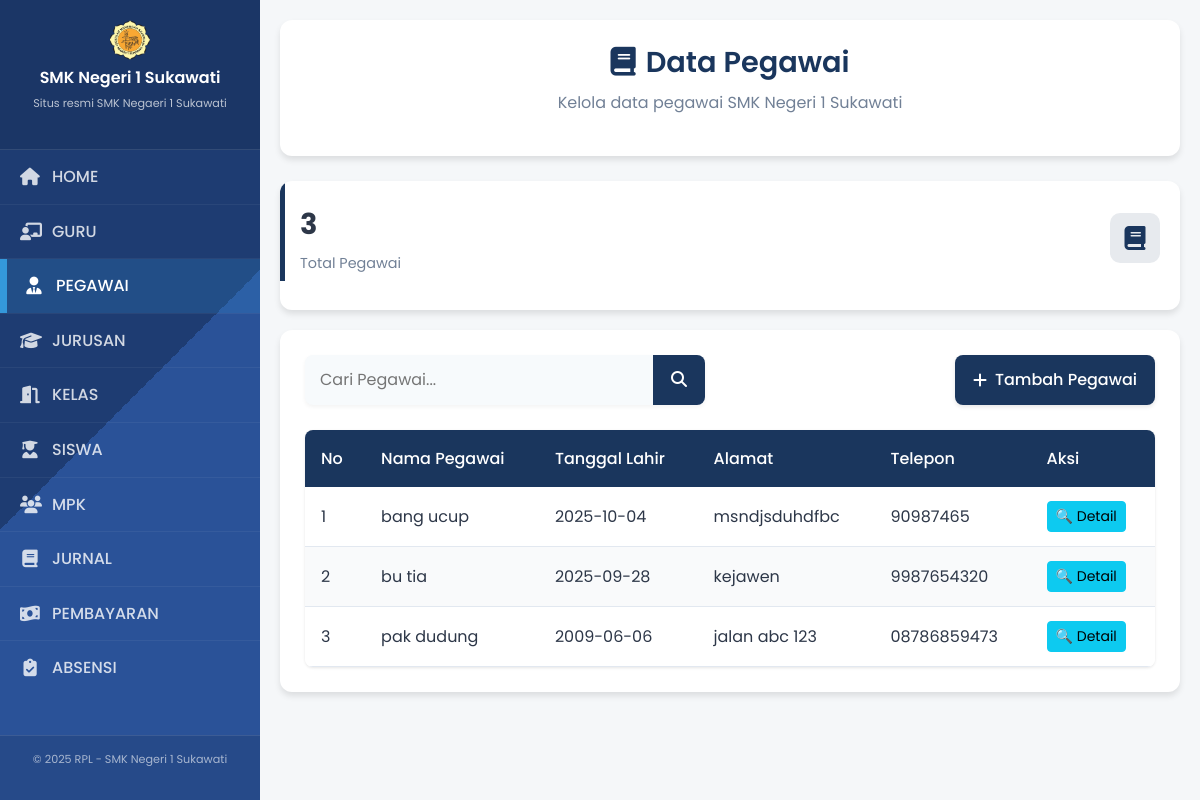
The page /admin/index.php?page=pegawai on the database its author committed.
### tables this page shows
CREATE TABLE `pegawai` (
  `id_pegawai` int NOT NULL,
  `nama_pegawai` varchar(100) NOT NULL,
  `tgl_lahir` date NOT NULL,
  `alamat` text NOT NULL,
  `telp` varchar(15) NOT NULL,
  `username` varchar(20) NOT NULL,
  `password` varchar(35) NOT NULL
);

### admin/pegawai.php (the view, shortened to what this page needs)
<!DOCTYPE html>
<html lang="id">
<head>
    <link rel="stylesheet" href="https://cdnjs.cloudflare.com/ajax/libs/font-awesome/6.4.0/css/all.min.css">
    <link href="https://cdn.jsdelivr.net/npm/bootstrap@5.3.3/dist/css/bootstrap.min.css" rel="stylesheet">
     <link rel="stylesheet" href="css_admin/jurusan.css">
</head>
<body>
    <div class="container">
        <div class="page-header">
            <h2><i class="fas fa-book"></i>Data Pegawai</h2>
            <p>Kelola data pegawai SMK Negeri 1 Sukawati</p>
        </div>
        <?php
        include "../koneksi.php";
        $total_pegawai = mysqli_query($koneksi, "SELECT COUNT(*) as total FROM pegawai");
        $total_data = mysqli_fetch_assoc($total_pegawai);
        $cari = "";
        if (isset($_GET['cari']) && $_GET['cari'] != "") {
            $cari = $_GET['cari'];
            $result = mysqli_query($koneksi, "SELECT * FROM pegawai
                                            WHERE nama_pegawai LIKE '%$cari%'
                                            ORDER BY id_pegawai DESC");
        } else {
            $result = mysqli_query($koneksi,"SELECT * FROM pegawai ORDER BY id_pegawai DESC");
        }
        ?>
        <div class="stats-grid">
            <div class="stats-card primary">
                <div class="stats-card-header">
                    <div>
                        <div class="stats-card-value"><?php echo $total_data['total']; ?></div>
                        <div class="stats-card-title">Total Pegawai</div>
                    </div>
                    <div class="stats-card-icon">
                        <i class="fas fa-book"></i>
                    </div>
                </div>
            </div>
        <div class="content-container">
            <div class="action-bar">
                <form class="search-form" method="get" action="">
                    <input type="search" name="cari" placeholder="Cari Pegawai..." value="<?= htmlspecialchars($cari) ?>">
                    <button type="submit"><i class="fas fa-search"></i></button>
                </form>
                <a href="pegawai_tambah.php" class="btn-primary">
                    <i class="fas fa-plus"></i> Tambah Pegawai
                </a>
            </div>
            <div class="table-container">
                <table class="data-table">
                    <thead>
                        <tr>
                    <th>No</th>
                    <th>Nama Pegawai</th>
                    <th>Tanggal Lahir</th>
                    <th>Alamat</th>
                    <th>Telepon</th>
                    <th>Aksi</th>
                        </tr>
                    </thead>
                    <tbody>
                    <?php
                    $no = 1;
                    if (mysqli_num_rows($result) > 0) {
                        while ($row = mysqli_fetch_assoc($result)) { ?>
                            <tr>
                                <td data-label="No"><?= $no++ ?></td>
                                <td><?= htmlspecialchars($row['nama_pegawai']) ?></td>
                                <td><?= htmlspecialchars($row['tgl_lahir']) ?></td>
                                 <td><?= htmlspecialchars($row['alamat'] )?></td>
                                  <td><?= htmlspecialchars($row['telp']) ?></td>
                                  <td>
                                <button
                                class="btn btn-info btn-sm"
                                data-bs-toggle="modal"
                                data-bs-target="#detailModal<?= $row['id_pegawai'] ?>">
                                🔍 Detail
                            </button>
                        </td>
                            </tr>
                    <?php }
                    } ?>
                    </tbody>
                </table>
            </div>
        </div>
    </div>
</body>
</html>

### admin/css_admin/style.css (style rules this page uses)
* { margin: 0; padding: 0; box-sizing: border-box; font-family: 'Segoe UI', Tahoma, Geneva, Verdana, sans-serif; }
body { background-color: #f8f9fa; color: #333; display: flex; min-height: 100vh; }
.stats-grid { display: grid; gap: 20px; margin-bottom: 30px; }
.stats-card { background: var(--white); border-radius: 12px; padding: 20px; box-shadow: var(--shadow); transition: var(--transition); position: relative; overflow: hidden; }
.stats-card::before { content: ''; position: absolute; top: 0; left: 0; width: 5px; height: 100px; }
.stats-card.primary::before { background: var(--primary); }
.stats-card-header { display: flex; align-items: center; justify-content: space-between; margin-bottom: 15px; }
.stats-card-icon { width: 50px; height: 50px; border-radius: 10px; display: flex; align-items: center; justify-content: center; font-size: 1.5rem; }
.stats-card.primary .stats-card-icon { background: rgba(26, 54, 93, 0.1); color: var(--primary); }
.stats-card-value { font-size: 1.8rem; font-weight: 700; margin-bottom: 5px; }
.stats-card-title { color: var(--gray); font-size: 0.9rem; }

### admin/css_admin/jurusan.css (style rules this page uses)
:root { --primary: #1a365d; --primary-light: #2c5282; --primary-dark: #0f2043; --secondary: #4299e1; --accent: #48bb78; --danger: #e53e3e; --warning: #dd6b20; --info: #3182ce; --light: #f7fafc; --dark: #2d3748; --gray: #718096; --light-gray: #e2e8f0; --white: #ffffff; --sidebar-width: 260px; --header-height: 70px; --transition: all 0.3s ease; --shadow: 0 4px 6px rgba(0, 0, 0, 0.1); --shadow-lg: 0 10px 15px rgba(0, 0, 0, 0.1); }
* { margin: 0; padding: 0; box-sizing: border-box; font-family: 'Poppins', sans-serif; }
body { background-color: #f5f7f9; color: var(--dark); line-height: 1.6; }
.container { padding: 20px; max-width: 1200px; margin: 0 auto; }
.page-header { background: var(--white); border-radius: 12px; padding: 25px; margin-bottom: 25px; box-shadow: var(--shadow); text-align: center; }
.page-header h2 { color: var(--primary); font-size: 1.8rem; font-weight: 600; display: flex; align-items: center; justify-content: center; gap: 10px; margin-bottom: 10px; }
.page-header p { color: var(--gray); }
.stats-grid { display: grid; gap: 20px; margin-bottom: 30px; }
.stats-card { background: var(--white); border-radius: 12px; padding: 20px; box-shadow: var(--shadow); transition: var(--transition); position: relative; overflow: hidden; }
.stats-card::before { content: ''; position: absolute; top: 0; left: 0; width: 5px; height: 100px; }
.stats-card.primary::before { background: var(--primary); }
.stats-card-header { display: flex; align-items: center; justify-content: space-between; margin-bottom: 15px; }
.stats-card-icon { width: 50px; height: 50px; border-radius: 10px; display: flex; align-items: center; justify-content: center; font-size: 1.5rem; }
.stats-card.primary .stats-card-icon { background: rgba(26, 54, 93, 0.1); color: var(--primary); }
.stats-card-value { font-size: 1.8rem; font-weight: 700; margin-bottom: 5px; }
.stats-card-title { color: var(--gray); font-size: 0.9rem; }
.content-container { background: var(--white); border-radius: 12px; padding: 25px; box-shadow: var(--shadow); margin-bottom: 30px; }
.action-bar { display: flex; justify-content: space-between; align-items: center; margin-bottom: 25px; flex-wrap: wrap; gap: 15px; }
.search-form { display: flex; align-items: center; background: var(--light); border-radius: 8px; overflow: hidden; flex: 1; max-width: 400px; box-shadow: 0 2px 4px rgba(0,0,0,0.05); }
.search-form input { flex: 1; border: none; padding: 12px 15px; background: transparent; outline: none; }
.search-form button { background: var(--primary); color: white; border: none; padding: 12px 18px; cursor: pointer; transition: var(--transition); }
.btn-primary { background: var(--primary); color: white; border: none; padding: 12px 18px; border-radius: 8px; cursor: pointer; text-decoration: none; display: inline-flex; align-items: center; gap: 8px; transition: var(--transition); font-weight: 500; box-shadow: 0 2px 4px rgba(0,0,0,0.1); }
.table-container { overflow-x: auto; border-radius: 8px; box-shadow: 0 1px 3px rgba(0,0,0,0.1); }
.data-table { width: 100%; border-collapse: collapse; background: var(--white); }
.data-table th { background: var(--primary); color: white; text-align: left; padding: 16px; font-weight: 500; }
.data-table td { padding: 14px 16px; border-bottom: 1px solid var(--light-gray); }
.data-table tr:nth-child(even) { background-color: #f9fafb; }

### rows shown on the page
pegawai: nama_pegawai "bang ucup", tgl_lahir "2025-10-04", alamat "msndjsduhdfbc", telp "90987465"
pegawai: nama_pegawai "bu tia", tgl_lahir "2025-09-28", alamat "kejawen", telp "9987654320"
pegawai: nama_pegawai "pak dudung", tgl_lahir "2009-06-06", alamat "jalan abc 123", telp "08786859473"

### other values the page prints
$total_data['total'] "3"
